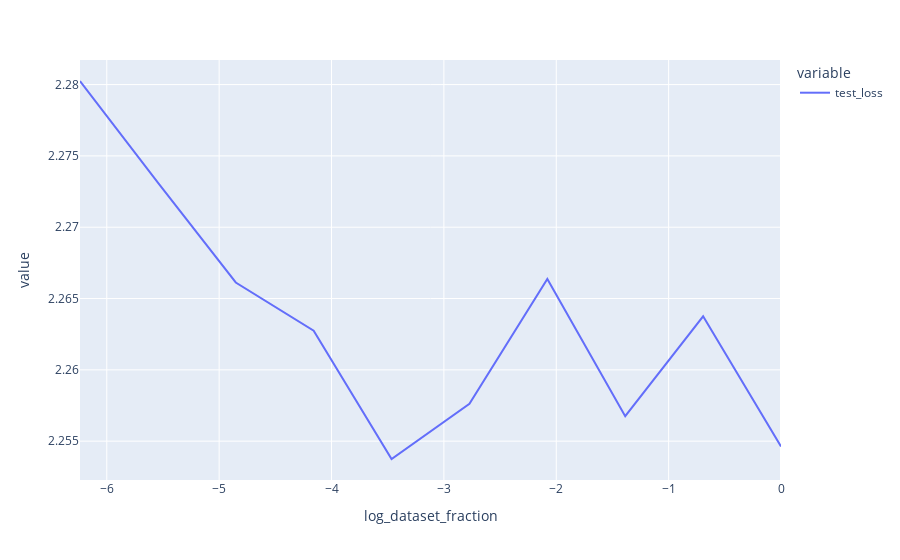

The code cell stored with this chart in its notebook:
### Code cell
df["log_dataset_fraction"] = df["dataset_fraction"].map(math.log)
fig = px.line(df.groupby("log_dataset_fraction")["test_loss"].mean())
fig.show()

### Figure 1 — Plotly figure (JSON) as saved in the notebook; plotly's stock layout.template omitted (floating-point values rounded to 4 significant figures)
{"data": [{"hovertemplate": "variable=test_loss<br>log_dataset_fraction=%{x}<br>value=%{y}<extra></extra>", "legendgroup": "test_loss", "line": {"color": "#636efa", "dash": "solid"}, "marker": {"symbol": "circle"}, "mode": "lines", "name": "test_loss", "orientation": "v", "showlegend": true, "type": "scatter", "x": [-6.238, -5.545, -4.852, -4.159, -3.466, -2.773, -2.079, -1.386, -0.6931, 0], "xaxis": "x", "y": [2.28, 2.273, 2.266, 2.263, 2.254, 2.258, 2.266, 2.257, 2.264, 2.255], "yaxis": "y"}], "layout": {"legend": {"title": {"text": "variable"}, "tracegroupgap": 0}, "margin": {"t": 60}, "xaxis": {"anchor": "y", "domain": [0, 1], "title": {"text": "log_dataset_fraction"}}, "yaxis": {"anchor": "x", "domain": [0, 1], "title": {"text": "value"}}}}
